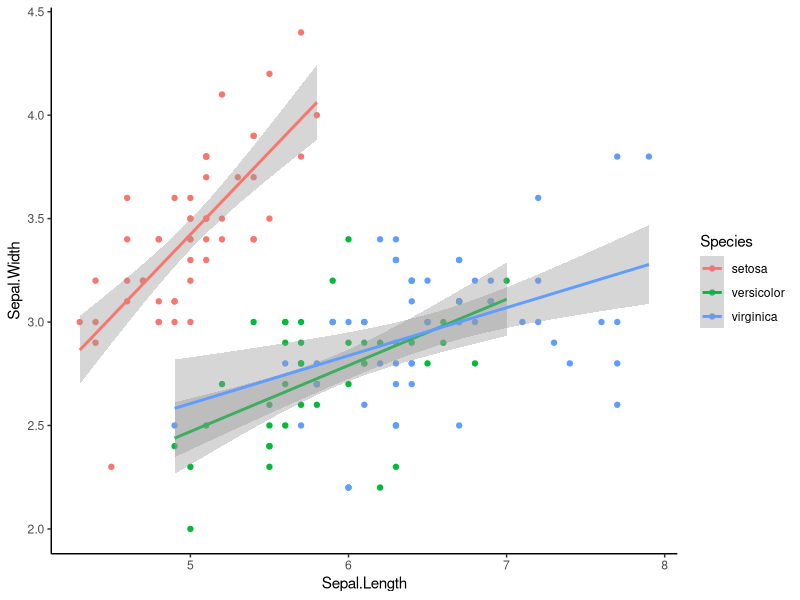
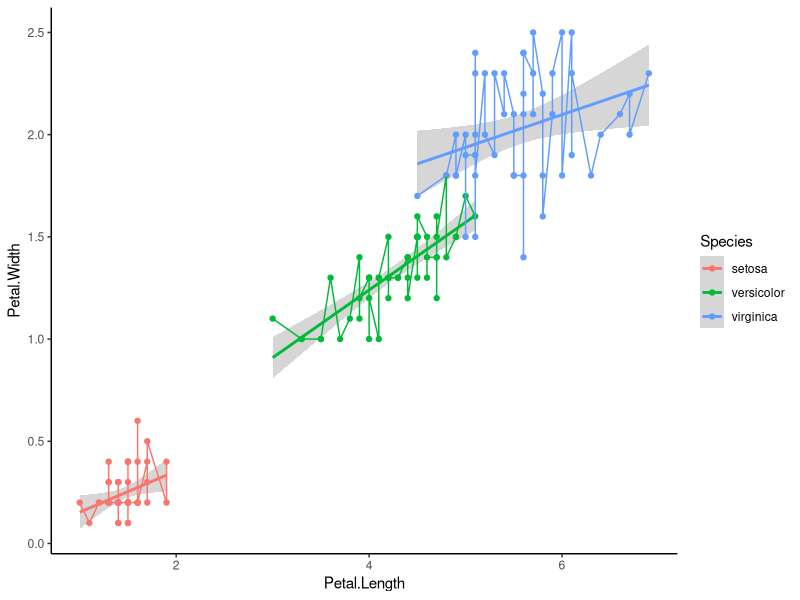
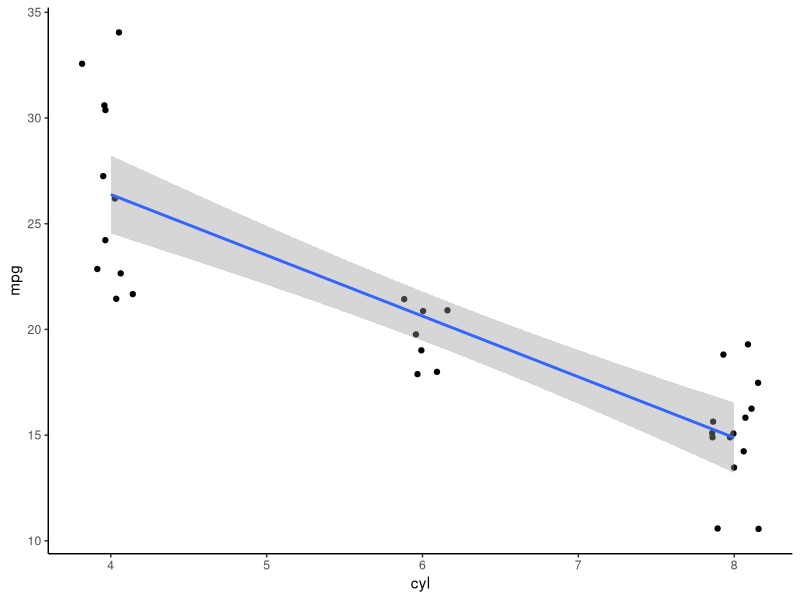

These figures' R source, in order:
## ---- chunk 1
library(tidyverse)
## ---- chunk 2
ggplot(iris,
       aes(x = Sepal.Length,
           y = Sepal.Width,
           color = Species)) +
  
  geom_point() +
  
  geom_smooth(method = "lm") +
  
  theme_classic()
## ---- chunk 3
ggplot(iris,
       aes(x = Petal.Length,
           y = Petal.Width,
           color = Species)) +
  
  geom_smooth(method = "lm") +
  
  geom_point() +
  
  geom_line() +
  
  theme_classic()
## ---- chunk 4

ggplot(mtcars,
       aes(x = cyl,
           y = mpg)) +
  
  geom_jitter(width = 0.2,
              height = 0.2) +
  
  geom_smooth(method = "lm") +
  
  theme_classic()


